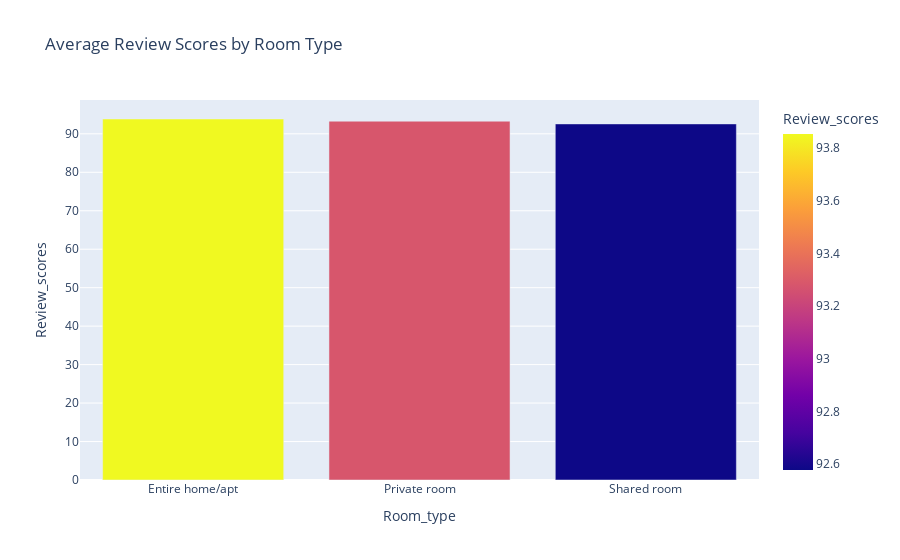
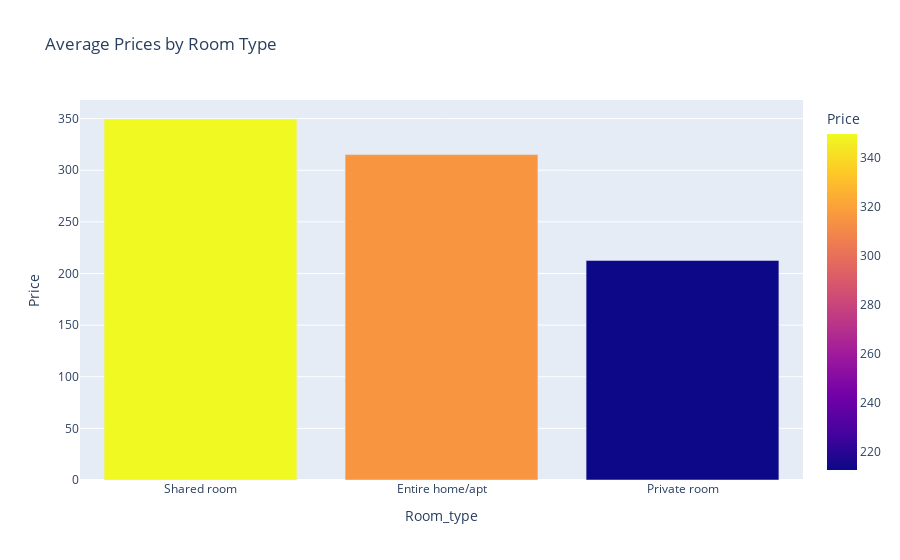

Here is the notebook cell these charts were saved with, in order:
### Code cell
# Calculate and create a bar chart for Review_scores
rev_df = df.groupby('Room_type', as_index=False)['Review_scores'].mean()
rev_df = rev_df.sort_values(by='Review_scores', ascending=False)  # Sort by 'Review_scores' in descending order

fig1 = px.bar(data_frame=rev_df, x='Room_type', y='Review_scores', color='Review_scores', title='Average Review Scores by Room Type')

# Calculate and create a bar chart for Price
pr_df = df.groupby('Room_type', as_index=False)['Price'].mean()
pr_df = pr_df.sort_values(by='Price', ascending=False)  # Sort by 'Price' in descending order

fig2 = px.bar(data_frame=pr_df, x='Room_type', y='Price', color='Price', title='Average Prices by Room Type')

# Show both figures
fig1.show()
fig2.show()

### Figure 1 — Plotly figure (JSON) as saved in the notebook; plotly's stock layout.template omitted (floating-point values rounded to 4 significant figures)
{"data": [{"alignmentgroup": "True", "hovertemplate": "Room_type=%{x}<br>Review_scores=%{marker.color}<extra></extra>", "legendgroup": "", "marker": {"color": [93.85, 93.28, 92.58], "coloraxis": "coloraxis", "pattern": {"shape": ""}}, "name": "", "offsetgroup": "", "orientation": "v", "showlegend": false, "textposition": "auto", "type": "bar", "x": ["Entire home/apt", "Private room", "Shared room"], "xaxis": "x", "y": [93.85, 93.28, 92.58], "yaxis": "y"}], "layout": {"barmode": "relative", "coloraxis": {"colorbar": {"title": {"text": "Review_scores"}}, "colorscale": [[0, "#0d0887"], [0.1111, "#46039f"], [0.2222, "#7201a8"], [0.3333, "#9c179e"], [0.4444, "#bd3786"], [0.5556, "#d8576b"], [0.6667, "#ed7953"], [0.7778, "#fb9f3a"], [0.8889, "#fdca26"], [1, "#f0f921"]]}, "legend": {"tracegroupgap": 0}, "title": {"text": "Average Review Scores by Room Type"}, "xaxis": {"anchor": "y", "domain": [0, 1], "title": {"text": "Room_type"}}, "yaxis": {"anchor": "x", "domain": [0, 1], "title": {"text": "Review_scores"}}}}

### Figure 2 — Plotly figure (JSON) as saved in the notebook; plotly's stock layout.template omitted (floating-point values rounded to 4 significant figures)
{"data": [{"alignmentgroup": "True", "hovertemplate": "Room_type=%{x}<br>Price=%{marker.color}<extra></extra>", "legendgroup": "", "marker": {"color": [349.6, 315.1, 212.6], "coloraxis": "coloraxis", "pattern": {"shape": ""}}, "name": "", "offsetgroup": "", "orientation": "v", "showlegend": false, "textposition": "auto", "type": "bar", "x": ["Shared room", "Entire home/apt", "Private room"], "xaxis": "x", "y": [349.6, 315.1, 212.6], "yaxis": "y"}], "layout": {"barmode": "relative", "coloraxis": {"colorbar": {"title": {"text": "Price"}}, "colorscale": [[0, "#0d0887"], [0.1111, "#46039f"], [0.2222, "#7201a8"], [0.3333, "#9c179e"], [0.4444, "#bd3786"], [0.5556, "#d8576b"], [0.6667, "#ed7953"], [0.7778, "#fb9f3a"], [0.8889, "#fdca26"], [1, "#f0f921"]]}, "legend": {"tracegroupgap": 0}, "title": {"text": "Average Prices by Room Type"}, "xaxis": {"anchor": "y", "domain": [0, 1], "title": {"text": "Room_type"}}, "yaxis": {"anchor": "x", "domain": [0, 1], "title": {"text": "Price"}}}}
